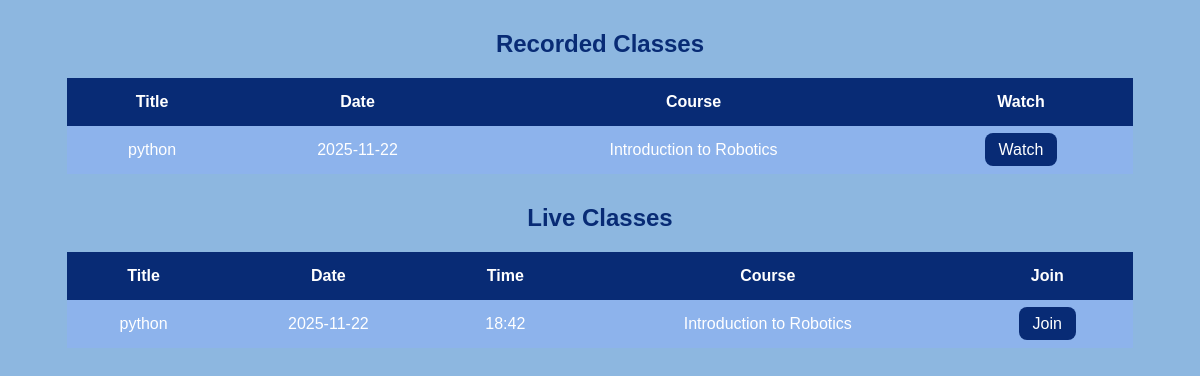
The page /student/view_classes (signed in) on the database its author committed.
### models.py (models this page shows, shortened)
class Recorded_class(db.Model):
    __tablename__ = 'Recorded_class'
    id = db.Column(db.Integer, primary_key=True)
    teacher_id = db.Column(db.Integer, db.ForeignKey('Teacher.id', name="fk_record_teacher"), nullable=False)
    course_id = db.Column(db.Integer, db.ForeignKey('Course.id', name="fk_record_subject"), nullable=False)
    title = db.Column(db.String(200), nullable=False)
    date = db.Column(db.Date, nullable=False)
    filename = db.Column(db.String(300), nullable=False)
    teacher = db.relationship('Teacher', backref=db.backref('recorded_classes', lazy='dynamic'))
    course = db.relationship('Course', backref=db.backref('recorded_classes', lazy='dynamic'))

class Course(db.Model):
    __tablename__ = 'Course'
    id = db.Column(db.Integer, primary_key=True)
    name = db.Column(db.String(100), nullable=False, unique=True)
    description = db.Column(db.String(255), nullable=True)

class Live_class(db.Model):
    __tablename__ = 'Live_class'
    id = db.Column(db.Integer, primary_key=True)
    teacher_id = db.Column(db.Integer, db.ForeignKey('Teacher.id', name="fk_live_teacher"), nullable=False)
    course_id = db.Column(db.Integer, db.ForeignKey('Course.id', name="fk_live_subject"), nullable=False)
    title = db.Column(db.String(200), nullable=False)
    date = db.Column(db.Date, nullable=False)
    time = db.Column(db.Time, nullable=False)
    platform = db.Column(db.String(100), nullable=True)
    link = db.Column(db.String(300), nullable=False)
    teacher = db.relationship('Teacher', backref=db.backref('live_classes', lazy='dynamic'))
    course = db.relationship('Course', backref=db.backref('live_classes', lazy='dynamic'))

### app.py (the view)
@app.route('/student/view_classes')
def student_view_classes():
    student_id = session.get("student_id")
    if not student_id:
        flash("Please login first!", "danger")
        return redirect(url_for("login"))
    student = Student.query.get_or_404(student_id)
    course_id = student.course_id
    recorded_classes = Recorded_class.query.filter_by(course_id=course_id).all()
    live_classes = Live_class.query.filter_by(course_id=course_id).all()
    return render_template(
        "student_classes.html",
        recorded_classes=recorded_classes,
        live_classes=live_classes
    )

### templates/student_classes.html (shortened to what this page needs)
<!DOCTYPE html>
<html>
<head>
</head>
<body>
<h2>Recorded Classes</h2>
<table>
    <tr>
        <th>Title</th>
        <th>Date</th>
        <th>Course</th>
        <th>Watch</th>
    </tr>
    {% for cls in recorded_classes %}
    <tr>
        <td>{{ cls.title }}</td>
        <td>{{ cls.date.strftime('%Y-%m-%d') }}</td>
        <td>{{ cls.course.name }}</td>
        <td>
            <a href="{{ url_for('static', filename='uploads/videos/' + cls.filename) }}"
               target="_blank" class="btn">Watch</a>
        </td>
    </tr>
    {% endfor %}
</table>
<h2>Live Classes</h2>
<table>
    <tr>
        <th>Title</th>
        <th>Date</th>
        <th>Time</th>
        <th>Course</th>
        <th>Join</th>
    </tr>
    {% for cls in live_classes %}
    <tr>
        <td>{{ cls.title }}</td>
        <td>{{ cls.date.strftime('%Y-%m-%d') }}</td>
        <td>{{ cls.time.strftime('%H:%M') }}</td>
        <td>{{ cls.course.name }}</td>
        <td>
            <a href="{{ cls.link }}" target="_blank" class="btn">Join</a>
        </td>
    </tr>
    {% endfor %}
</table>
</body>
</html>

### templates/student_classes.html (style rules this page uses)
:root { --primary: #082b75; --secondary: #8db7e0; --accent: #f7b500; --accent-hover: #ffcc33; --text-light: #ffffff; --background: #8db7e0ff; }
body { background-color: var(--background); font-family: 'Poppins', sans-serif; }
h2 { text-align: center; color: var(--primary); margin-top: 30px; }
table { width: 90%; margin: 20px auto; border-collapse: collapse; background: #8db3ecff; color: white; }
th, td { padding: 15px; text-align: center; }
th { background: var(--primary); }
.btn { padding: 8px 14px; background: var(--primary); color: white; border-radius: 8px; text-decoration: none; }

### rows shown on the page
Recorded_class: title "python", date "2025-11-22", course.name "Introduction to Robotics"
Live_class: title "python", date "2025-11-22", time "18:42", course.name "Introduction to Robotics"
